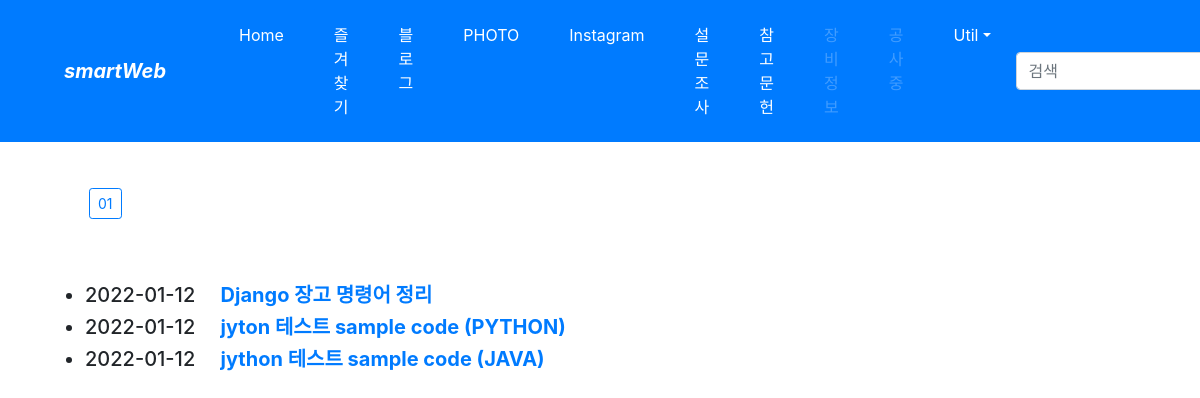
Screenshot of /blog/archive/2022/ with the database file from the repository.
### blog/models.py (models this page shows, shortened)
class Post(models.Model):
    title = models.CharField(verbose_name='TITLE', max_length=50)
    slug = models.SlugField('SLUG', unique=True, allow_unicode=True, help_text='one word for title alias.')
    description = models.CharField('DESCRIPTION', max_length=100, blank=True, help_text='simple description text.')
    content = models.TextField('CONTENT')
    create_dt = models.DateTimeField('CREATE DATE', auto_now_add=True)
    modify_dt = models.DateTimeField('MODIFY DATE', auto_now=True)
    class Meta:
        verbose_name = 'post'
        verbose_name_plural = 'posts'
        db_table = 'blog_posts'
        ordering = ('-modify_dt',)
    def get_absolute_url(self):
        return reverse('blog:post_detail', args=(self.slug,))

### blog/views.py (the view)
# urls.py: re_path(r'^archive/(?P<year>[0-9]{4})/$', views.PostYearAV.as_view(), name='post_year_archive'),
class PostYearAV(YearArchiveView):
    template_name = "blog/post_archive_year.html"
    model = Post
    date_field = 'modify_dt'
    make_object_list = True

### blog/templates/blog/post_archive_year.html
{% extends "base_blog.html" %}
{% block content %}
    <p>
        <h3>Post Archives for {{ year|date:"Y" }}</h3>
        <br>
    </p>
    <p>
        <ul>
            {% for date in date_list %}
                <a href="{% url 'blog:post_month_archive' date|date:'Y' date|date:'b' %}" class="btn btn-outline-primary btn-sm mx-1">{{ date|date:"m" }}</a>
            {% endfor %}
        </ul>
    </p>
    <br><br>
    <div>
        <ul>
            {% for post in object_list %}
                <li class="h5">
                    {{ post.modify_dt|date:"Y-m-d" }}&emsp;
                    <a href="{{ post.get_absolute_url }}"><strong>{{ post.title }}</strong></a>
                </li>
            {% endfor %}
        </ul>
    </div>
    <br><br>
{% endblock content %}

### rows the page displays
Post: modify_dt "2022-01-12", title "Django 장고 명령어 정리"
Post: modify_dt "2022-01-12", title "jyton 테스트 sample code (PYTHON)"
Post: modify_dt "2022-01-12", title "jython 테스트 sample code (JAVA)"

### other values shown
{{ date|date:"m" }} "01"
